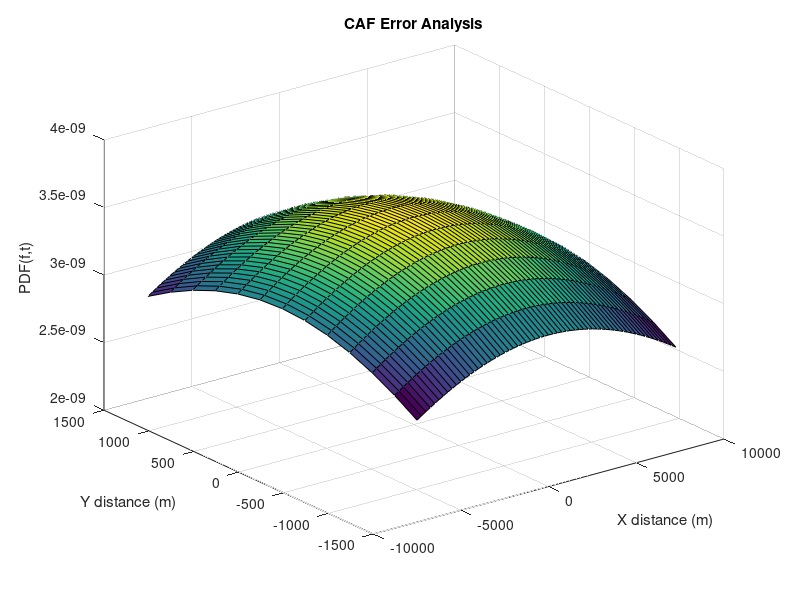
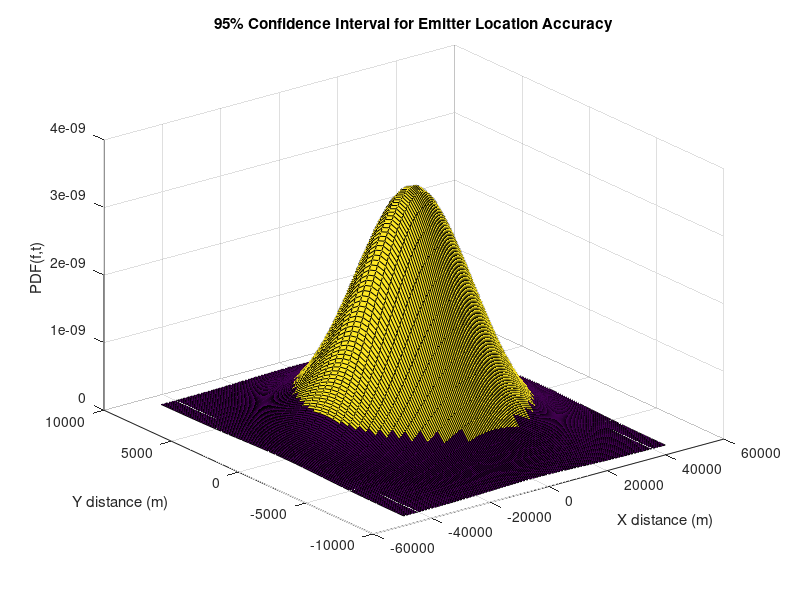

Here is the MATLAB script that generated these plots, in order: (Note: this script raises an error after producing the figures.)
% TEAM MCCCXXXVII

clear all;
close all;

var_tdoa = 15000;       % TDOA Line Width
var_fdoa =  3000;       % FDOA Line Width
var_p = 10*(10^-9);     % Position Error
var_v = 0.01;           % Velocity Error
alpha = 0.005;          % Sweeping Rate
lambda = 30;            % Wavelength 

%% Part D: CAF Error Analysis

% Variance calculated for TDOA Error

var_T = 2*(var_p^2) + var_tdoa^2;
std_T = sqrt(var_T);

% Variance calculated for FDOA Error

var_F = 2*(var_v^2) + ((alpha^2 * var_p^2)/(lambda^2)) + var_fdoa^2;
std_F = sqrt(var_F);

mult = 1;   % Multiplicity value for increased range

df = 250;
dt = 250;

M = zeros(3000/df*mult,15000/dt*mult); % Create vector to store data points

count = 1;    % Counter variable to keep track of 

t = -7500*mult:dt:7499*mult;    % Create a vector to iterate over t values.

% Iterate over a range of FDOA values, ranging the 3000 kilometer

for f = -1500*mult:df:1500*mult
               
    pdf_f = (1/sqrt(2*pi*var_F))*exp(-.5*((f/std_F)^2));
    pdf_t = (1/sqrt(2*pi*var_T))*exp(-.5*((t./std_T).^2));
            
    M(count,:) = pdf_f * pdf_t;
    
    count = count + 1;
    
end

%%

x = -7500*mult:dt:7499*mult;
y = -1500*mult:df:1500*mult;

figure
surf(x,y,M)
ylabel('Y distance (m)')
xlabel('X distance (m)')
zlabel('PDF(f,t)')
title('CAF Error Analysis')

%% Part E: Confidence Interval Analysis

% Variance calculated for TDOA Error

var_T = 2*(var_p^2) + var_tdoa^2;
std_T = sqrt(var_T);

% Variance calculated for FDOA Error

var_F = 2*(var_v^2) + ((alpha^2 * var_p^2)/(lambda^2)) + var_fdoa^2;
std_F = sqrt(var_F);

mult = 6;   % Multiplicity value for increased range

df = 500;
dt = 500;

M = zeros(3000/df*mult,15000/dt*mult); % Create vector to store data points

count = 1;    % Counter variable to keep track of 

t = -7500*mult:dt:7499*mult;    % Create a vector to iterate over t values.

% Iterate over a range of FDOA values, ranging the 3000 kilometer

for f = -1500*mult:df:1500*mult
               
    pdf_f = (1/sqrt(2*pi*var_F))*exp(-.5*((f/std_F)^2));
    pdf_t = (1/sqrt(2*pi*var_T))*exp(-.5*((t./std_T).^2));
            
    M(count,:) = pdf_f * pdf_t;
    
    count = count + 1;
    
end

x = -7500*mult:dt:7499*mult;
y = -1500*mult:df:1500*mult;

%Make a matric to fit an ellipse inside.
C = zeros(size(M));
for m = 1:size(M,1)
    for n = 1:size(M,2)
        
        % Which squares are inside the ellipse?  Lets mark them with 1's.
        % Axis come from 2 std devs, which is ~95%.  COOL!
        if ((m*df-size(M,1)*df/2)^2/(2*std_F)^2 + (n*dt-size(M,2)*dt/2)^2/(2*std_T)^2)<1
           C(m,n) = 1; 
        end
    end
end

% Now, use our ellipse to color the hill!
figure
surf(x,y,M,C)
ylabel('Y distance (m)')
xlabel('X distance (m)')
zlabel('PDF(f,t)')
title('95% Confidence Interval for Emitter Location Accuracy')

%% Part F: Helicopter Dynamics

% Tilt the frequency axis by 45 degrees. The variance would change be
% the square root of 2 to account for the new shift

std_F = std_F * sqrt(2);
var_F = std_F ^ 2;

count = 1;    % Reset the count variable
mult = 1;
df = 250;
dt = 250;

M = zeros((((3000*sqrt(2)+15000)/df)+1)*mult,15000/dt*mult); 

fprintf('DEBUG1\n')

f = -((3000*sqrt(2)+15000)/2):df:((3000*sqrt(2)+15000)/2);

 fprintf('DEBUG FOR\n')

for t = -7500*mult:dt:7499*mult;

    % To account for the change in frequency, shift the each pdf_f over
    % by the current number of time steps to account for the 45 deg
    % angle motion.  Take each pdf at f = f + count_f - 1.
    
    pdf_f = (1/sqrt(2*pi*var_F))*exp(-.5*(((f+count-1)./std_F).^2));
    
    pdf_t = (1/sqrt(2*pi*var_T))*exp(-.5*((t/std_T)^2));
    
    %plot(pdf_f * pdf_t)
    %pause;
    
    M(:,count) = pdf_f * pdf_t;

    
    count = count + 1;
    
end

% Plot the newly shifted pdf.

x = -7500*mult:dt:7499*mult;
y = -((3000*sqrt(2)+15000)/2)*mult:df:((3000*sqrt(2)+15000)/2)*mult;

figure
surf(x,y,M)
ylabel('Y distance (m)')
xlabel('X distance (m)')
zlabel('PDF(f,t)')
title('Helicopter Dynamics - 45 Degree Shift')
